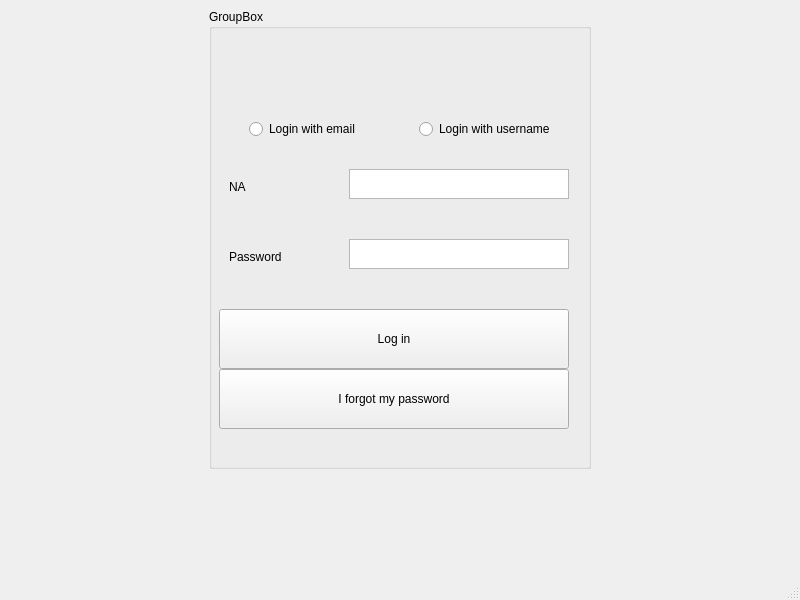
<?xml version="1.0" encoding="UTF-8"?>
<ui version="4.0">
 <class>Login</class>
 <widget class="QMainWindow" name="Login">
  <property name="geometry">
   <rect>
    <x>0</x>
    <y>0</y>
    <width>800</width>
    <height>600</height>
   </rect>
  </property>
  <property name="windowTitle">
   <string>MainWindow</string>
  </property>
  <widget class="QWidget" name="centralwidget">
   <layout class="QGridLayout" name="gridLayout">
    <item row="1" column="1">
     <spacer name="verticalSpacer">
      <property name="orientation">
       <enum>Qt::Orientation::Vertical</enum>
      </property>
      <property name="sizeType">
       <enum>QSizePolicy::Policy::Fixed</enum>
      </property>
      <property name="sizeHint" stdset="0">
       <size>
        <width>20</width>
        <height>100</height>
       </size>
      </property>
     </spacer>
    </item>
    <item row="0" column="0">
     <spacer name="horizontalSpacer">
      <property name="orientation">
       <enum>Qt::Orientation::Horizontal</enum>
      </property>
      <property name="sizeType">
       <enum>QSizePolicy::Policy::Fixed</enum>
      </property>
      <property name="sizeHint" stdset="0">
       <size>
        <width>200</width>
        <height>20</height>
       </size>
      </property>
     </spacer>
    </item>
    <item row="0" column="2">
     <spacer name="horizontalSpacer_2">
      <property name="orientation">
       <enum>Qt::Orientation::Horizontal</enum>
      </property>
      <property name="sizeType">
       <enum>QSizePolicy::Policy::Fixed</enum>
      </property>
      <property name="sizeHint" stdset="0">
       <size>
        <width>200</width>
        <height>20</height>
       </size>
      </property>
     </spacer>
    </item>
    <item row="0" column="1">
     <widget class="QGroupBox" name="mew">
      <property name="title">
       <string>GroupBox</string>
      </property>
      <widget class="QLabel" name="UE_Label_2">
       <property name="geometry">
        <rect>
         <x>20</x>
         <y>170</y>
         <width>80</width>
         <height>16</height>
        </rect>
       </property>
       <property name="text">
        <string>NA</string>
       </property>
      </widget>
      <widget class="QLabel" name="label_3">
       <property name="geometry">
        <rect>
         <x>20</x>
         <y>240</y>
         <width>80</width>
         <height>16</height>
        </rect>
       </property>
       <property name="text">
        <string>Password</string>
       </property>
      </widget>
      <widget class="QTextEdit" name="UE_text">
       <property name="geometry">
        <rect>
         <x>140</x>
         <y>160</y>
         <width>220</width>
         <height>30</height>
        </rect>
       </property>
      </widget>
      <widget class="QTextEdit" name="Pwd_text">
       <property name="geometry">
        <rect>
         <x>140</x>
         <y>230</y>
         <width>220</width>
         <height>30</height>
        </rect>
       </property>
      </widget>
      <widget class="QRadioButton" name="Log_Email_Radio">
       <property name="geometry">
        <rect>
         <x>40</x>
         <y>110</y>
         <width>120</width>
         <height>20</height>
        </rect>
       </property>
       <property name="text">
        <string>Login with email</string>
       </property>
      </widget>
      <widget class="QRadioButton" name="Log_Uname_Radio">
       <property name="geometry">
        <rect>
         <x>210</x>
         <y>110</y>
         <width>140</width>
         <height>20</height>
        </rect>
       </property>
       <property name="text">
        <string>Login with username</string>
       </property>
      </widget>
      <widget class="QPushButton" name="Login_Btn">
       <property name="geometry">
        <rect>
         <x>10</x>
         <y>300</y>
         <width>350</width>
         <height>60</height>
        </rect>
       </property>
       <property name="text">
        <string>Log in</string>
       </property>
      </widget>
      <widget class="QPushButton" name="Forgot_Btn">
       <property name="geometry">
        <rect>
         <x>10</x>
         <y>360</y>
         <width>350</width>
         <height>60</height>
        </rect>
       </property>
       <property name="text">
        <string>I forgot my password</string>
       </property>
      </widget>
     </widget>
    </item>
   </layout>
  </widget>
  <widget class="QMenuBar" name="menubar">
   <property name="geometry">
    <rect>
     <x>0</x>
     <y>0</y>
     <width>800</width>
     <height>26</height>
    </rect>
   </property>
  </widget>
  <widget class="QStatusBar" name="statusbar"/>
 </widget>
 <resources/>
 <connections/>
</ui>
